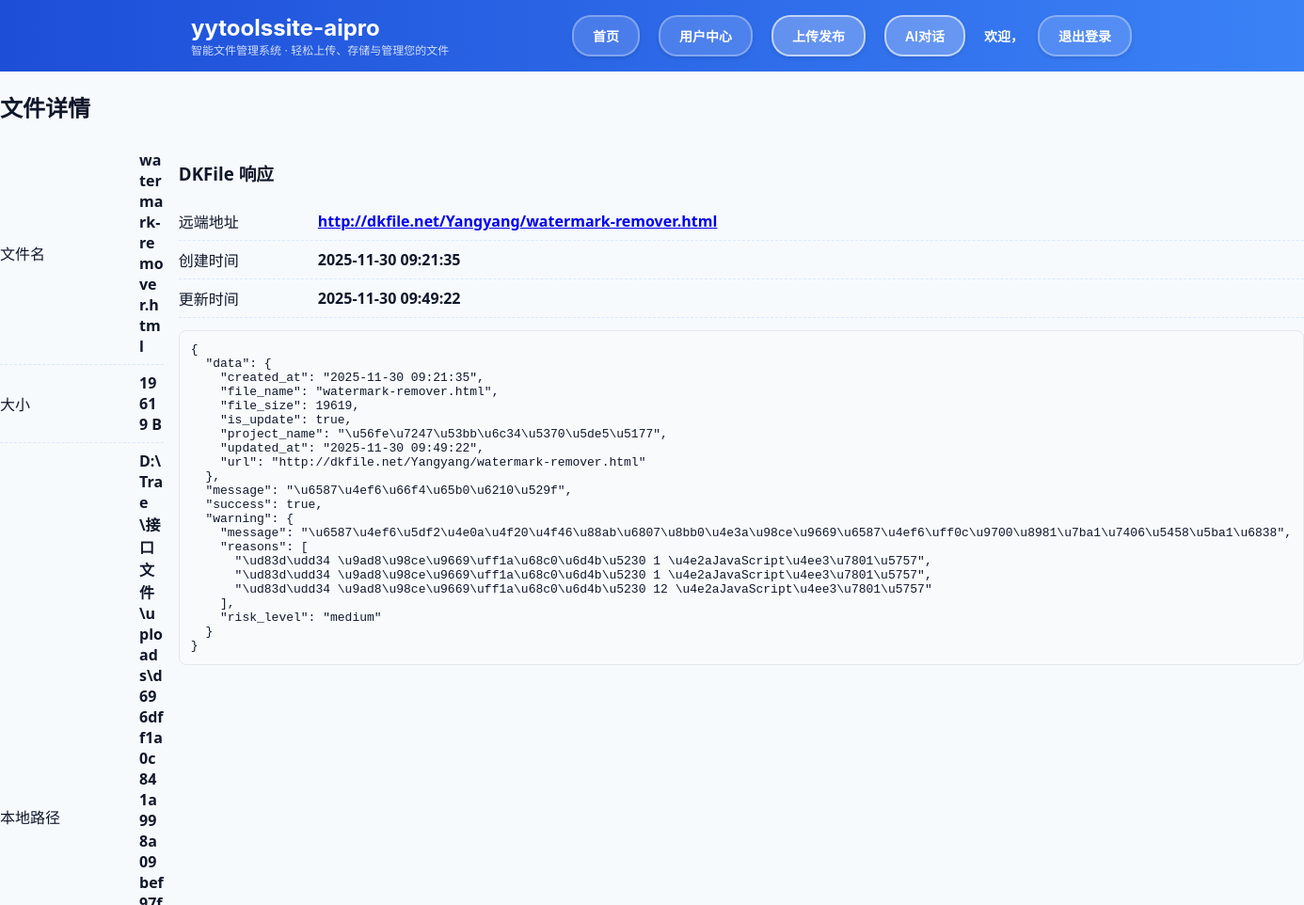
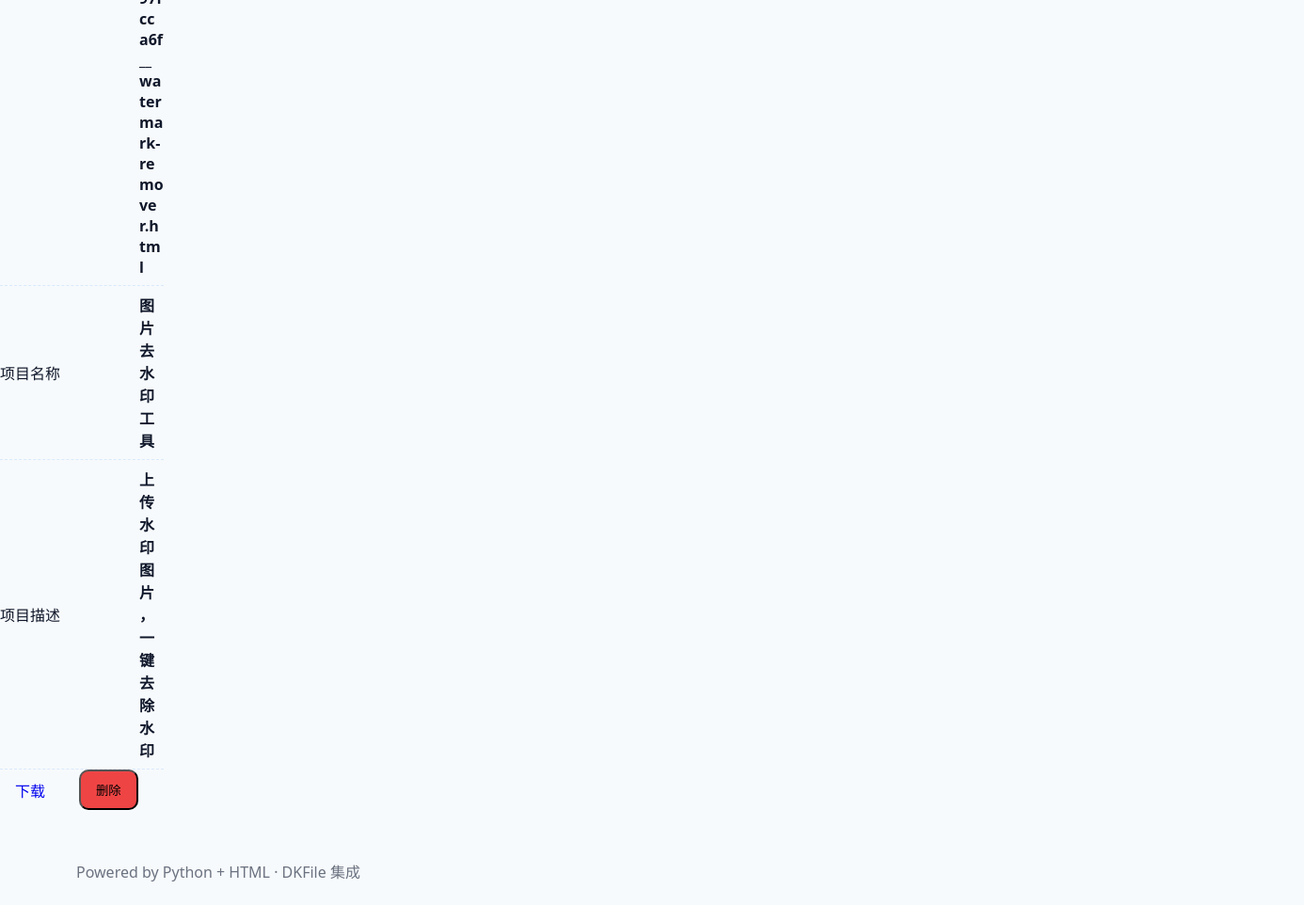
The page /files/d696dff1a0c841a998a09bef97fcca6f (signed in) on the database its author committed (2 pictures, top to bottom).
### tables this page shows
CREATE TABLE files (
                        id TEXT PRIMARY KEY,
                        filename TEXT NOT NULL,
                        stored_name TEXT NOT NULL,
                        path TEXT NOT NULL,
                        size INTEGER NOT NULL,
                        dkfile TEXT,
                        project_name TEXT,
                        project_desc TEXT
                    , user_id TEXT DEFAULT "default_user");

### app.py (the view)
    def decorated_function(*args, **kwargs):
        if 'user_id' not in session:
            return redirect(url_for('login', next=request.url))
        return f(*args, **kwargs)

### app.py (called while the page is built)
def ensure_dirs():
    UPLOAD_DIR.mkdir(parents=True, exist_ok=True)
    DATA_DIR.mkdir(parents=True, exist_ok=True)

def get_db():
    conn = sqlite3.connect(str(DB_FILE))
    conn.row_factory = sqlite3.Row
    return conn

def get_file_by_id(file_id, user_id=None, check_owner=True):
    conn = get_db()
    try:
        if check_owner and user_id:
            row = conn.execute('SELECT * FROM files WHERE id = ? AND user_id = ?', (file_id, user_id)).fetchone()
        else:
            row = conn.execute('SELECT * FROM files WHERE id = ?', (file_id,)).fetchone()
        if row:
            return {"id": row["id"], "filename": row["filename"], "stored_name": row["stored_name"],
                    "path": row["path"], "size": row["size"], "dkfile": json.loads(row["dkfile"] if row["dkfile"] else "null"),
                    "project_name": row["project_name"], "project_desc": row["project_desc"],
                    "user_id": row["user_id"]}
        return None
    finally:
        conn.close()

def log_access(file_id, action, request):
    conn = get_db()
    try:
        user_id = session.get('user_id')
        ip_address = request.remote_addr
        user_agent = request.user_agent.string
        conn.execute('''INSERT INTO access_logs (file_id, user_id, action, ip_address, user_agent)
                        VALUES (?, ?, ?, ?, ?)''',
                    (file_id, user_id, action, ip_address, user_agent))
        conn.commit()
    finally:
        conn.close()

def login_required(f):
    def decorated_function(*args, **kwargs):
        if 'user_id' not in session:
            return redirect(url_for('login', next=request.url))
        return f(*args, **kwargs)
    decorated_function.__name__ = f.__name__
    return decorated_function

@app.get("/files/<file_id>")
@login_required
def file_detail(file_id):
    init_db()
    found = get_file_by_id(file_id, check_owner=False)
    if not found:
        return render_template("detail.html", not_found=True, item=None)
    log_access(file_id, 'view', request)
    return render_template("detail.html", not_found=False, item=found)

@app.after_request
def add_cache_control(response):
    if request.path.endswith('.css') or request.path.endswith('.js'):
        response.headers['Cache-Control'] = 'no-cache, no-store, must-revalidate'
        response.headers['Pragma'] = 'no-cache'
        response.headers['Expires'] = '0'
    return response

### templates/detail.html
{% extends 'base.html' %}
{% block content %}
{% if not_found %}
  <div class="empty">未找到文件</div>
{% else %}
  <section class="panel">
    <h2>文件详情</h2>
    <div class="grid">
      <div>
        <div class="kv"><span>文件名</span><strong>{{ item.filename }}</strong></div>
        <div class="kv"><span>大小</span><strong>{{ (item.size or 0) | int }} B</strong></div>
        <div class="kv"><span>本地路径</span><strong>{{ item.path }}</strong></div>
        {% if item.project_name %}
        <div class="kv"><span>项目名称</span><strong>{{ item.project_name }}</strong></div>
        {% endif %}
        {% if item.project_desc %}
        <div class="kv"><span>项目描述</span><strong>{{ item.project_desc }}</strong></div>
        {% endif %}
        <div class="actions">
          <a class="btn" href="{{ url_for('download_local', stored_name=item.stored_name) }}">下载</a>
          <form class="inline" action="{{ url_for('file_delete', file_id=item.id) }}" method="post">
            <button class="btn danger" type="submit" onclick="return confirm('确定要删除这个文件吗？此操作不可恢复。')">删除</button>
          </form>
        </div>
      </div>
      <div>
        <h3>DKFile 响应</h3>
        {% if item.dkfile %}
          {% set d = item.dkfile.data if item.dkfile and item.dkfile.success else None %}
          {% if d and d.url %}
            <div class="kv"><span>远端地址</span><strong><a href="{{ d.url }}" target="_blank">{{ d.url }}</a></strong></div>
            <div class="kv"><span>创建时间</span><strong>{{ d.created_at }}</strong></div>
            {% if d.updated_at %}
            <div class="kv"><span>更新时间</span><strong>{{ d.updated_at }}</strong></div>
            {% endif %}
          {% endif %}
          <pre class="code">{{ item.dkfile | tojson(indent=2) }}</pre>
        {% else %}
          <div class="empty">暂无</div>
        {% endif %}
      </div>
    </div>
  </section>
{% endif %}
{% endblock %}

### static/style.css (style rules this page uses)
:root { --blue-900:#1e3a8a;--blue-700:#1d4ed8;--blue-600:#2563eb;--blue-500:#3b82f6;--blue-300:#93c5fd;--bg:#f7fafc;--card:#ffffff;--text:#0f172a;--muted:#6b7280;--border:#e5e7eb;--shadow:0 8px 20px rgba(17,24,39,.08);--danger:#ef4444 }
* { box-sizing:border-box }
html,body { margin:0;padding:0;background:var(--bg);color:var(--text);font-family:system-ui,-apple-system,Segoe UI,Roboto,Helvetica,Arial,sans-serif }
body { padding:0 !important;margin:0 !important }
.actions { display:flex;gap:12px }
.btn { display:inline-block;text-decoration:none;padding:10px 16px;border-radius:10px;margin-right:8px }
.btn.danger { background:var(--danger) }
.inline { display:inline }
.grid { display:grid;grid-template-columns:1fr 1fr;gap:16px }
.kv { display:grid;grid-template-columns:140px 1fr;align-items:center;gap:8px;padding:8px 0;border-bottom:1px dashed rgba(96,165,250,.2) }
.kv strong { word-break:break-all;overflow-wrap:anywhere }
.kv strong a { word-break:break-all }
.code { background:#f8fafc;border:1px solid var(--border);border-radius:8px;padding:12px;overflow:auto;max-height:360px }

### templates/base.html (style rules this page uses)
* { box-sizing: border-box; }

### rows shown on the page
files: filename "watermark-remover.html", size "19619", path "D:\\Trae\\接口文件\\uploads\\d696dff1a0c841a998a09bef97fcca6f__watermark-remover.html", project_name "图片去水印工具", project_desc "上传水印图片，一键去除水印"

### other values the page prints
{{ d.url }} "http://dkfile.net/Yangyang/watermark-remover.html"
{{ d.created_at }} "2025-11-30 09:21:35"
{{ d.updated_at }} "2025-11-30 09:49:22"
